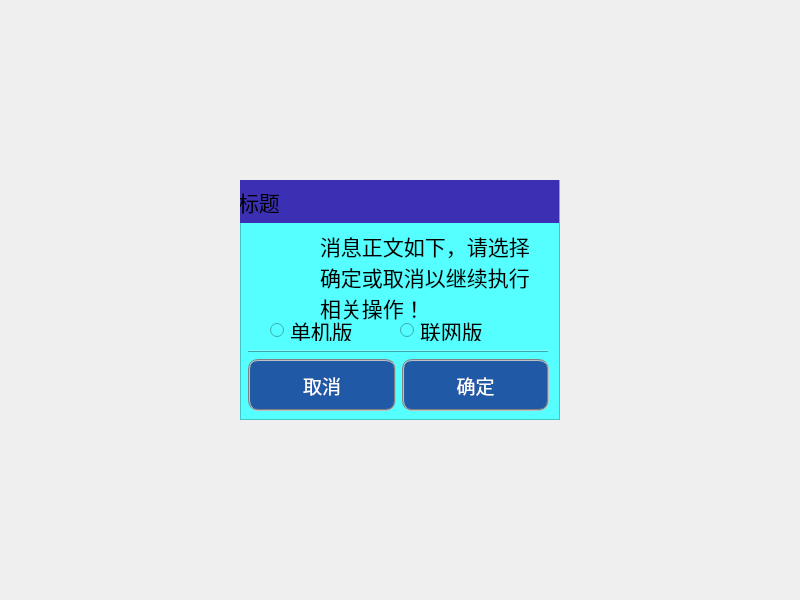
<?xml version="1.0" encoding="UTF-8"?>
<ui version="4.0">
 <class>IKMessageBox</class>
 <widget class="QDialog" name="IKMessageBox">
  <property name="windowModality">
   <enum>Qt::NonModal</enum>
  </property>
  <property name="geometry">
   <rect>
    <x>0</x>
    <y>0</y>
    <width>800</width>
    <height>600</height>
   </rect>
  </property>
  <property name="minimumSize">
   <size>
    <width>320</width>
    <height>240</height>
   </size>
  </property>
  <property name="baseSize">
   <size>
    <width>0</width>
    <height>0</height>
   </size>
  </property>
  <property name="windowTitle">
   <string>Dialog</string>
  </property>
  <property name="windowOpacity">
   <double>0.000000000000000</double>
  </property>
  <property name="styleSheet">
   <string notr="true"/>
  </property>
  <layout class="QGridLayout" name="gridLayout_3" rowstretch="3,4,3" columnstretch="3,4,3">
   <property name="margin">
    <number>0</number>
   </property>
   <item row="0" column="1">
    <spacer name="topSpacer">
     <property name="orientation">
      <enum>Qt::Vertical</enum>
     </property>
     <property name="sizeHint" stdset="0">
      <size>
       <width>20</width>
       <height>173</height>
      </size>
     </property>
    </spacer>
   </item>
   <item row="1" column="0">
    <spacer name="leftSpacer">
     <property name="orientation">
      <enum>Qt::Horizontal</enum>
     </property>
     <property name="sizeHint" stdset="0">
      <size>
       <width>233</width>
       <height>20</height>
      </size>
     </property>
    </spacer>
   </item>
   <item row="1" column="1">
    <widget class="QFrame" name="foreFrame">
     <property name="styleSheet">
      <string notr="true">background-color: rgb(85, 255, 255);</string>
     </property>
     <property name="frameShape">
      <enum>QFrame::StyledPanel</enum>
     </property>
     <property name="frameShadow">
      <enum>QFrame::Raised</enum>
     </property>
     <widget class="QLabel" name="labMsgBody">
      <property name="geometry">
       <rect>
        <x>80</x>
        <y>50</y>
        <width>221</width>
        <height>111</height>
       </rect>
      </property>
      <property name="sizePolicy">
       <sizepolicy hsizetype="Fixed" vsizetype="Fixed">
        <horstretch>0</horstretch>
        <verstretch>0</verstretch>
       </sizepolicy>
      </property>
      <property name="font">
       <font>
        <pointsize>16</pointsize>
       </font>
      </property>
      <property name="frameShape">
       <enum>QFrame::NoFrame</enum>
      </property>
      <property name="text">
       <string>消息正文如下，请选择确定或取消以继续执行相关操作！</string>
      </property>
      <property name="alignment">
       <set>Qt::AlignLeading|Qt::AlignLeft|Qt::AlignTop</set>
      </property>
      <property name="wordWrap">
       <bool>true</bool>
      </property>
     </widget>
     <widget class="QLabel" name="labIcon">
      <property name="geometry">
       <rect>
        <x>18</x>
        <y>49</y>
        <width>50</width>
        <height>50</height>
       </rect>
      </property>
      <property name="sizePolicy">
       <sizepolicy hsizetype="Fixed" vsizetype="Fixed">
        <horstretch>0</horstretch>
        <verstretch>0</verstretch>
       </sizepolicy>
      </property>
      <property name="frameShape">
       <enum>QFrame::NoFrame</enum>
      </property>
      <property name="text">
       <string/>
      </property>
      <property name="pixmap">
       <pixmap resource="ikembx00.qrc">:/image/info.ico</pixmap>
      </property>
      <property name="scaledContents">
       <bool>true</bool>
      </property>
     </widget>
     <widget class="QWidget" name="wgtTitle" native="true">
      <property name="geometry">
       <rect>
        <x>-2</x>
        <y>0</y>
        <width>321</width>
        <height>43</height>
       </rect>
      </property>
      <property name="autoFillBackground">
       <bool>false</bool>
      </property>
      <property name="styleSheet">
       <string notr="true">background-color: rgb(59, 48, 180);</string>
      </property>
      <layout class="QGridLayout" name="gridLayout_2">
       <property name="topMargin">
        <number>3</number>
       </property>
       <property name="bottomMargin">
        <number>3</number>
       </property>
       <property name="horizontalSpacing">
        <number>3</number>
       </property>
       <item row="0" column="0">
        <widget class="QLabel" name="labTitle">
         <property name="font">
          <font>
           <pointsize>16</pointsize>
          </font>
         </property>
         <property name="frameShape">
          <enum>QFrame::NoFrame</enum>
         </property>
         <property name="text">
          <string>标题</string>
         </property>
        </widget>
       </item>
      </layout>
     </widget>
     <widget class="QWidget" name="bottomLayout">
      <property name="geometry">
       <rect>
        <x>8</x>
        <y>170</y>
        <width>301</width>
        <height>61</height>
       </rect>
      </property>
      <layout class="QGridLayout" name="gridLayout" columnstretch="1,1">
       <item row="0" column="0" colspan="2">
        <widget class="Line" name="line_3">
         <property name="frameShadow">
          <enum>QFrame::Raised</enum>
         </property>
         <property name="lineWidth">
          <number>1</number>
         </property>
         <property name="midLineWidth">
          <number>0</number>
         </property>
         <property name="orientation">
          <enum>Qt::Horizontal</enum>
         </property>
        </widget>
       </item>
       <item row="1" column="0">
        <widget class="QPushButton" name="btnCancel">
         <property name="sizePolicy">
          <sizepolicy hsizetype="Preferred" vsizetype="Preferred">
           <horstretch>0</horstretch>
           <verstretch>0</verstretch>
          </sizepolicy>
         </property>
         <property name="font">
          <font>
           <pointsize>14</pointsize>
          </font>
         </property>
         <property name="styleSheet">
          <string notr="true">color: white; 
background-image: url(); 
background-color: rgb(32, 90, 167); 
border: 2px groove gray; 
border-radius: 10px; 
padding: 2px 2px; </string>
         </property>
         <property name="text">
          <string>取消</string>
         </property>
         <property name="icon">
          <iconset resource="ikembx00.qrc">
           <normaloff>:/image/33318.ico</normaloff>:/image/33318.ico</iconset>
         </property>
         <property name="iconSize">
          <size>
           <width>35</width>
           <height>35</height>
          </size>
         </property>
         <property name="flat">
          <bool>false</bool>
         </property>
        </widget>
       </item>
       <item row="1" column="1">
        <widget class="QPushButton" name="btnOK">
         <property name="sizePolicy">
          <sizepolicy hsizetype="Preferred" vsizetype="Preferred">
           <horstretch>0</horstretch>
           <verstretch>0</verstretch>
          </sizepolicy>
         </property>
         <property name="font">
          <font>
           <pointsize>14</pointsize>
          </font>
         </property>
         <property name="styleSheet">
          <string notr="true">color: white; 
background-image: url(); 
background-color: rgb(32, 90, 167); 
border: 2px groove gray; 
border-radius: 10px; 
padding: 2px 2px; </string>
         </property>
         <property name="text">
          <string>确定</string>
         </property>
         <property name="icon">
          <iconset resource="ikembx00.qrc">
           <normaloff>:/image/ok.ico</normaloff>:/image/ok.ico</iconset>
         </property>
         <property name="iconSize">
          <size>
           <width>35</width>
           <height>35</height>
          </size>
         </property>
         <property name="flat">
          <bool>false</bool>
         </property>
        </widget>
       </item>
      </layout>
     </widget>
     <widget class="QRadioButton" name="offlineRadio">
      <property name="geometry">
       <rect>
        <x>30</x>
        <y>140</y>
        <width>98</width>
        <height>21</height>
       </rect>
      </property>
      <property name="font">
       <font>
        <pointsize>16</pointsize>
       </font>
      </property>
      <property name="text">
       <string>单机版</string>
      </property>
     </widget>
     <widget class="QRadioButton" name="onlineRadio">
      <property name="geometry">
       <rect>
        <x>160</x>
        <y>140</y>
        <width>98</width>
        <height>21</height>
       </rect>
      </property>
      <property name="font">
       <font>
        <pointsize>16</pointsize>
       </font>
      </property>
      <property name="text">
       <string>联网版</string>
      </property>
     </widget>
    </widget>
   </item>
   <item row="1" column="2">
    <spacer name="rightSpacer">
     <property name="orientation">
      <enum>Qt::Horizontal</enum>
     </property>
     <property name="sizeHint" stdset="0">
      <size>
       <width>233</width>
       <height>20</height>
      </size>
     </property>
    </spacer>
   </item>
   <item row="2" column="1">
    <spacer name="bottomSpacer">
     <property name="orientation">
      <enum>Qt::Vertical</enum>
     </property>
     <property name="sizeHint" stdset="0">
      <size>
       <width>20</width>
       <height>173</height>
      </size>
     </property>
    </spacer>
   </item>
  </layout>
 </widget>
 <resources>
  <include location="ikembx00.qrc"/>
 </resources>
 <connections/>
</ui>
